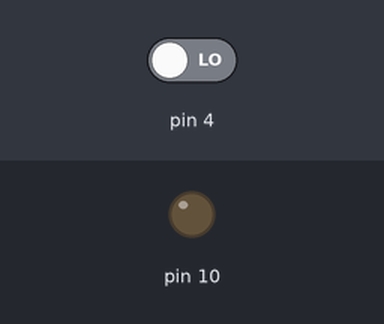
Simulated run of this sketch. Board: Arduino Uno, built with avr-gcc and run on an emulated ATmega328P. Shown: output pins drawn as LEDs (lit = HIGH). The test bench sets the inputs (shaded band); at power-on: pin 4 LOW.

Above: at 1.2 s.
1.3 s: pin 4 driven HIGH
At 2.5 s:
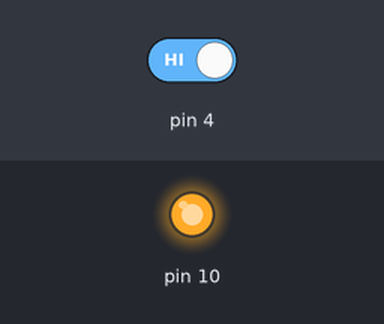
2.8 s: pin 4 driven LOW
At 4.3 s:
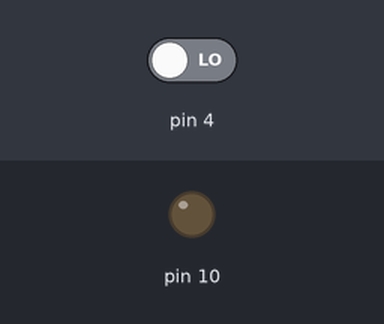
Timing chart, 0 to 5.8 s (numbered marks = the images above; inputs shaded):
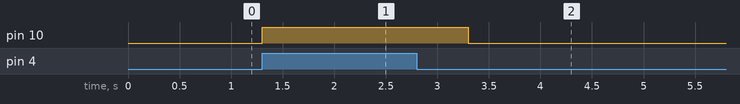

The sketch:

oppgave9_innlev4.ino
```cpp
unsigned long nextTimeout = 0;
const int LedPin (10);
int ButtonPin (4);

void setup() {
pinMode(LedPin, OUTPUT);
pinMode(ButtonPin, INPUT);
nextTimeout = millis();

}

void loop()
{
 turnLedPinOn();
 turnLedPinOff();
}

void turnLedPinOn()
{
switch (digitalRead(ButtonPin))
{
  case HIGH:
  digitalWrite(LedPin, HIGH);
  delay(2000);
}
}

void turnLedPinOff()
{
switch (digitalRead(ButtonPin))
{
  case LOW:
  digitalWrite(LedPin,LOW);
  break;
}
}
```

Measured:
- after the input at 1.3 s, pin 10: LOW → HIGH at once
- after the input at 2.8 s, pin 10: HIGH → LOW after 0.50 s
